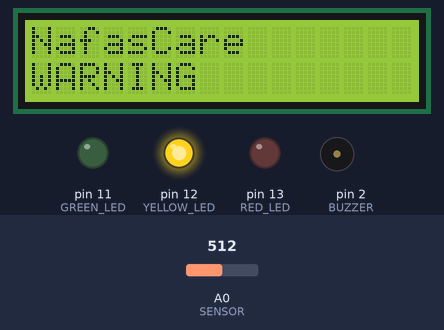
Recording of a sketch running on a simulated Arduino Uno, built with avr-gcc and run on an emulated ATmega328P. Parts: 16×2 character LCD, output pins drawn as LEDs (lit = HIGH), buzzer (waves = sounding). The test bench sets the inputs (shaded band); at power-on: A0 (SENSOR) = 512.

Above: at 3.2 s.
3.3 s: A0 (SENSOR) set to 418
4.8 s: A0 (SENSOR) set to 392
At 5.9 s:
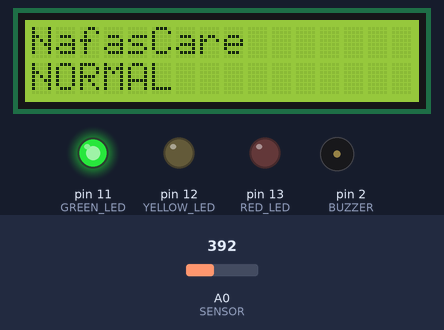
6.4 s: A0 (SENSOR) set to 900
At 7.3 s:
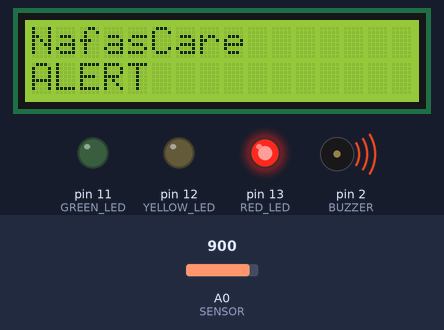
8.0 s: A0 (SENSOR) set to 731
9.5 s: A0 (SENSOR) set to 699
At 10.8 s:
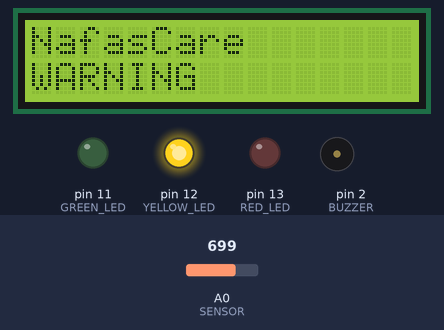
11.1 s: A0 (SENSOR) set to 1023
At 12.3 s:
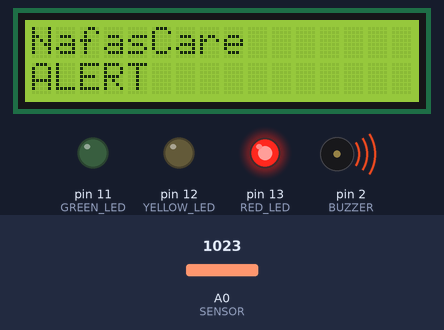
Timing chart, 0 to 13.7 s (numbered marks = the images above; inputs shaded):
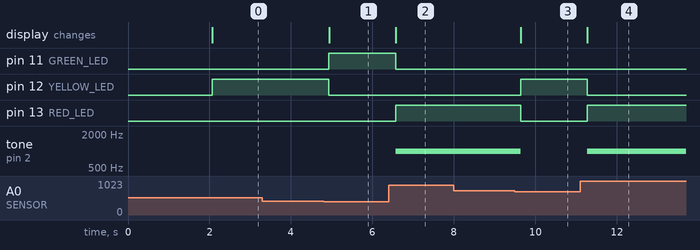

The sketch:

NafasCare_Arduino.ino
```cpp
#include <LiquidCrystal.h>

// LCD connections
LiquidCrystal lcd(A1, A2, A3, A4, A5, 8);

// LEDs
const int RED_LED = 13;
const int YELLOW_LED = 12;
const int GREEN_LED = 11;

// Buzzer
const int BUZZER = 2;

// Simulated patch signal
const int SENSOR = A0;

int previousState = -1;

void setLights(bool red, bool yellow, bool green) {
  digitalWrite(RED_LED, red);
  digitalWrite(YELLOW_LED, yellow);
  digitalWrite(GREEN_LED, green);
}

void setup() {
  pinMode(RED_LED, OUTPUT);
  pinMode(YELLOW_LED, OUTPUT);
  pinMode(GREEN_LED, OUTPUT);
  pinMode(BUZZER, OUTPUT);

  lcd.begin(16, 2);
  lcd.clear();
  lcd.print("NafasCare");
  lcd.setCursor(0, 1);
  lcd.print("SYSTEM READY");
  delay(2000);
}

void loop() {
  int rawValue = analogRead(SENSOR);
  int signalValue = map(rawValue, 0, 1023, 0, 100);

  int state;

  // Demonstration thresholds only
  if (signalValue < 40) {
    state = 0; // Normal
  } else if (signalValue < 70) {
    state = 1; // Warning
  } else {
    state = 2; // Alert
  }

  setLights(state == 2, state == 1, state == 0);

  lcd.setCursor(0, 0);
  lcd.print("NafasCare       ");

  lcd.setCursor(0, 1);

  if (state == 0) {
    lcd.print("NORMAL          ");
    noTone(BUZZER);
  }
  else if (state == 1) {
    lcd.print("WARNING         ");
    noTone(BUZZER);
  }
  else {
    lcd.print("ALERT           ");
    tone(BUZZER, 1000);
  }

  delay(200);
}
```

Measured:
- the behaviour switches between 410 and 409 on A0 (SENSOR) (found by bisection; images 0 and 1)
- the behaviour switches between 717 and 716 on A0 (SENSOR) (found by bisection; images 2 and 3)
- after the input at 3.3 s, every drawn part: stays the same
- after the input at 4.8 s, pin 11 (GREEN_LED): LOW → HIGH after 0.13 s; pin 12 (YELLOW_LED): HIGH → LOW after 0.13 s; the display: changes after 0.14 s (image 1)
- after the input at 6.4 s, pin 11 (GREEN_LED): HIGH → LOW after 0.17 s; pin 13 (RED_LED): LOW → HIGH after 0.17 s; tone on pin 2 (BUZZER): silent → 1000 Hz after 0.17 s; the display: changes after 0.17 s (image 2)
- after the input at 8.0 s, every drawn part: stays the same
- after the input at 9.5 s, pin 12 (YELLOW_LED): LOW → HIGH after 0.14 s; pin 13 (RED_LED): HIGH → LOW after 0.14 s; tone on pin 2 (BUZZER): 1000 Hz → silent after 0.14 s; the display: changes after 0.14 s (image 3)
- after the input at 11.1 s, pin 12 (YELLOW_LED): HIGH → LOW after 0.18 s; pin 13 (RED_LED): LOW → HIGH after 0.18 s; tone on pin 2 (BUZZER): silent → 1000 Hz after 0.18 s; the display: changes after 0.18 s (image 4)
